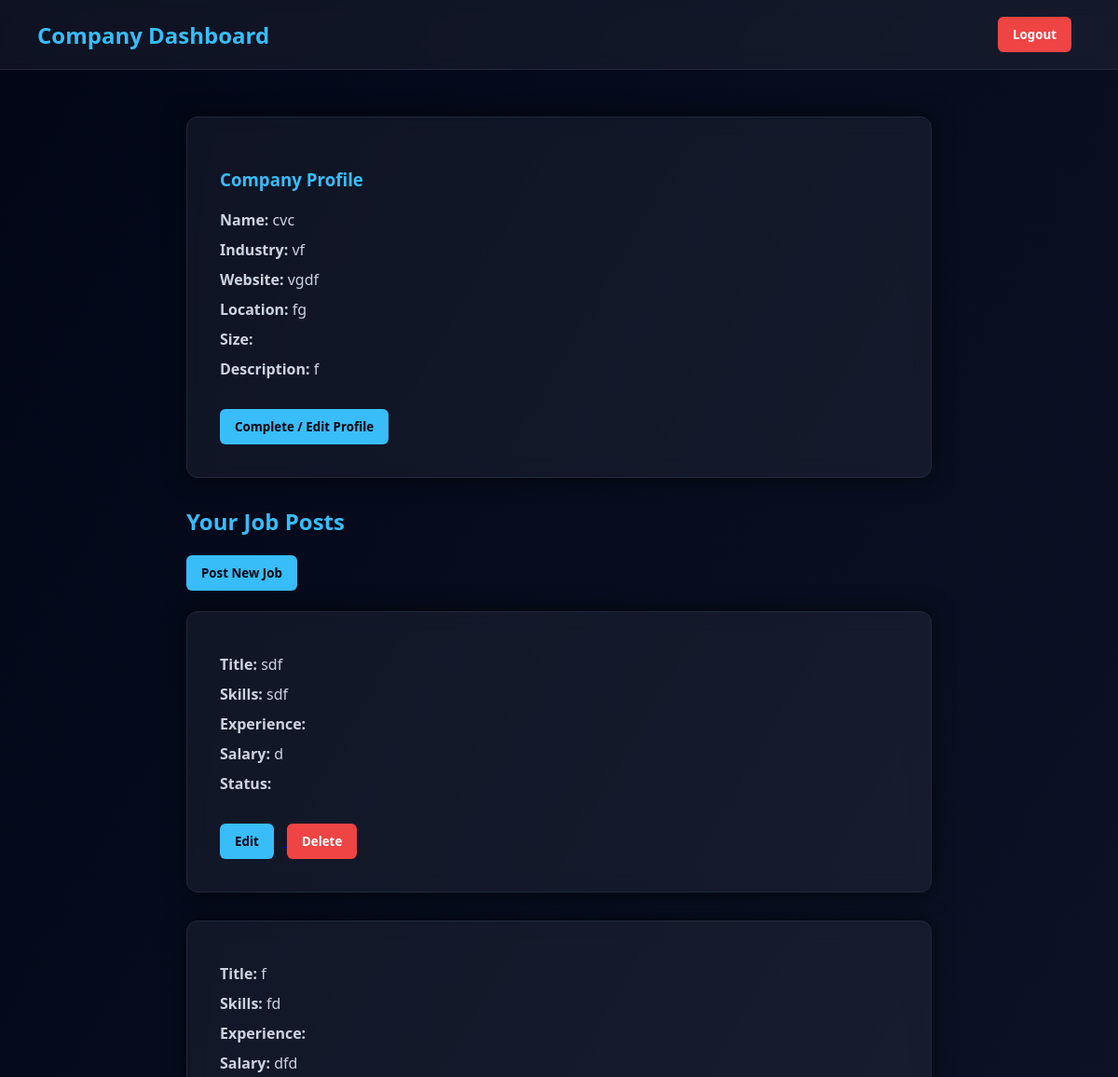
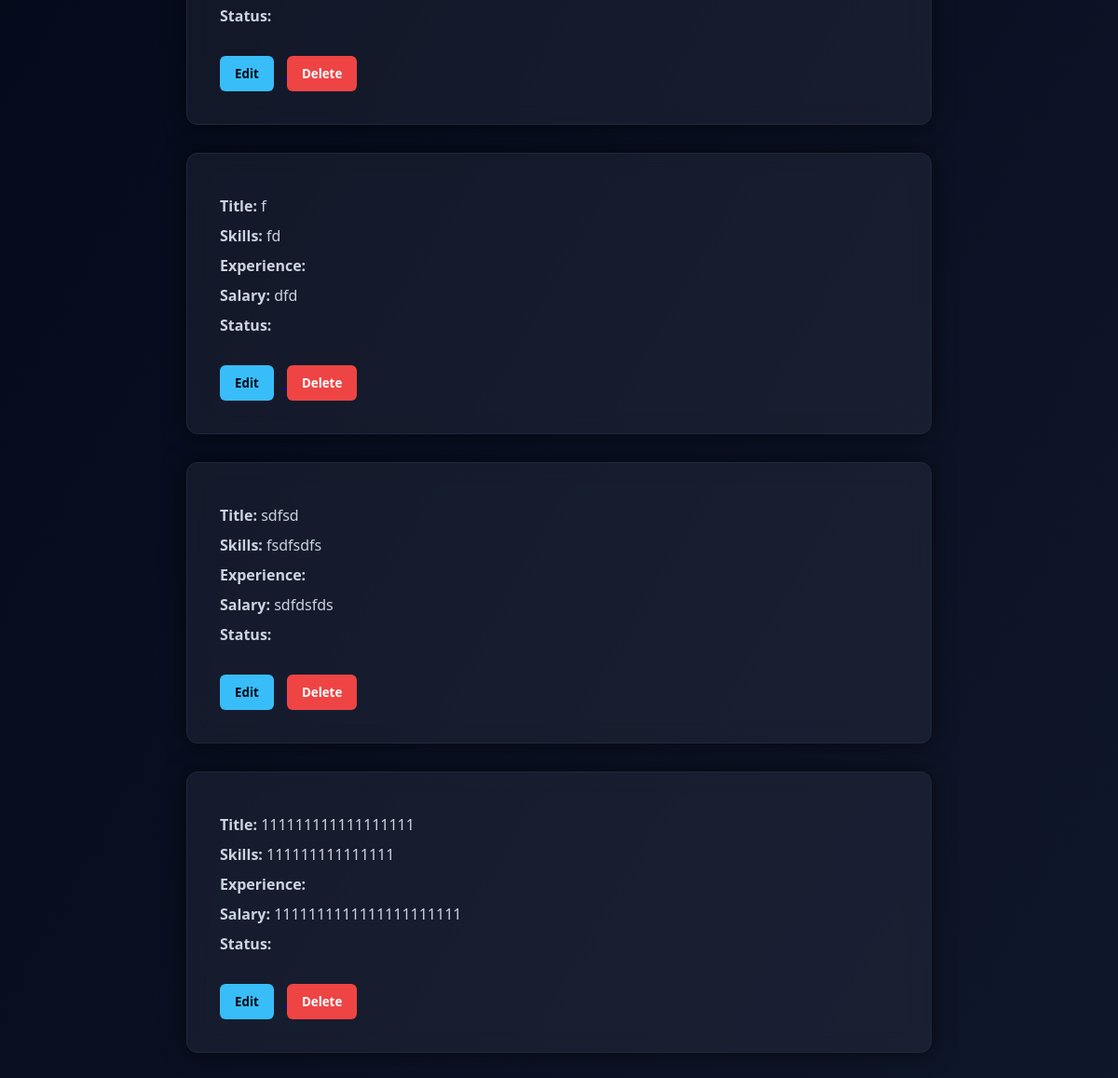
Before: /company_dashboard (signed in) with the older database file (2 pictures, top to bottom).
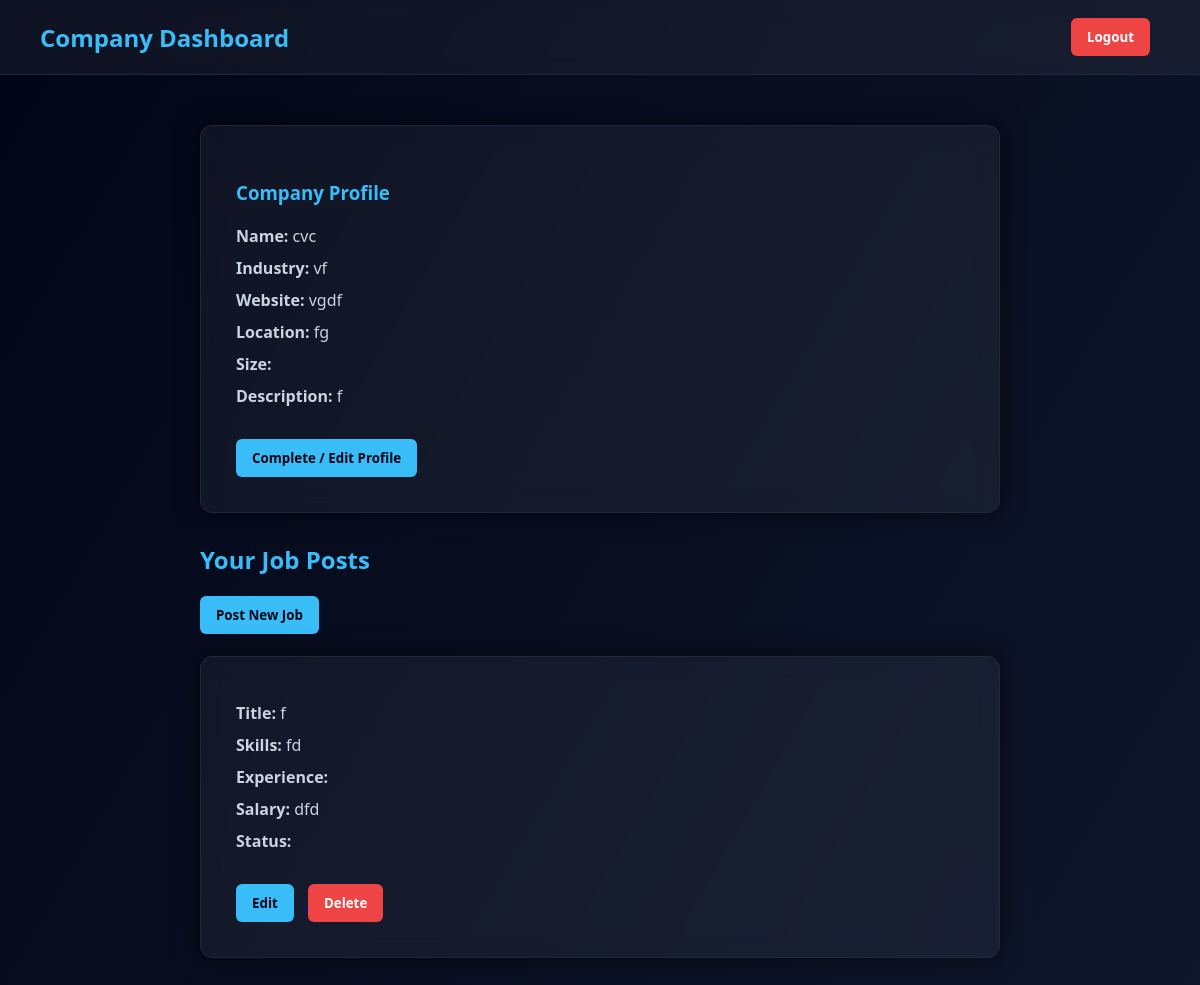
After: the same page with the newer database file.
### app.py (models this page shows)
class CompanyProfile(db.Model):
    __tablename__ = "company_profiles"
    id = db.Column(db.Integer, primary_key=True)
    user_id = db.Column(
        db.Integer,
        db.ForeignKey("users.id"),
        nullable=False,
        unique=True
    )
    company_name = db.Column(db.String(150))
    industry = db.Column(db.String(100))
    website = db.Column(db.String(150))
    description = db.Column(db.Text)
    location = db.Column(db.String(100))
    company_size = db.Column(db.String(50))
    user = db.relationship("User", back_populates="company_profile")
    jobs = db.relationship(
        "Job",
        back_populates="company",
        cascade="all, delete"
    )

class Job(db.Model):
    __tablename__ = "jobs"
    id = db.Column(db.Integer, primary_key=True)
    company_id = db.Column(
        db.Integer,
        db.ForeignKey("company_profiles.id"),
        nullable=False
    )
    title = db.Column(db.String(150))
    skills = db.Column(db.String(200))
    salary = db.Column(db.String(50))
    is_approved = db.Column(db.Boolean, default=False)
    is_closed = db.Column(db.Boolean, default=False)
    company = db.relationship("CompanyProfile", back_populates="jobs")
    applications = db.relationship(
        "Application",
        back_populates="job",
        cascade="all, delete"
    )

### app.py (the view)
@app.route("/company_dashboard")
def company_dashboard():
    if "user_id" not in session:
        return redirect("/login")
    company = CompanyProfile.query.filter_by(user_id=session["user_id"]).first()
    jobs = Job.query.filter_by(company_id=company.id).all()
    return render_template(
        "company_dashboard.html",
        company=company,
        jobs=jobs
    )

### templates/company_dashboard.html (shortened to what this page needs)
<!DOCTYPE html>
<html lang="en">
<head>
</head>
<body>
<div class="navbar">
    <h2>Company Dashboard</h2>
    <a href="/logout">
        <button class="btn logout">Logout</button>
    </a>
</div>
<div class="container">
    <div class="card">
        <h3>Company Profile</h3>
        {% if company.company_name %}
            <p><b>Name:</b> {{ company.company_name }}</p>
            <p><b>Industry:</b> {{ company.industry }}</p>
            <p><b>Website:</b> {{ company.website }}</p>
            <p><b>Location:</b> {{ company.location }}</p>
            <p><b>Size:</b> {{ company.company_size }}</p>
            <p><b>Description:</b> {{ company.description }}</p>
        {% else %}
            <p class="incomplete">⚠ Profile Incomplete</p>
        {% endif %}
        <br>
        <a href="/complete-company-profile">
            <button class="btn complete">Complete / Edit Profile</button>
        </a>
    </div>
    <h2 class="section-title">Your Job Posts</h2>
    <a href="/post-job">
        <button class="btn complete">Post New Job</button>
    </a>
    <br><br>
    {% for job in jobs %}
        <div class="card">
            <p><b>Title:</b> {{ job.title }}</p>
            <p><b>Skills:</b> {{ job.skills }}</p>
            <p><b>Experience:</b> {{ job.experience }}</p>
            <p><b>Salary:</b> {{ job.salary }}</p>
            <p><b>Status:</b> {{ job.status }}</p>
            <br>
            <a href="/edit-job/{{ job.id }}">
                <button class="btn complete">Edit</button>
            </a>
            <a href="/delete-job/{{ job.id }}">
                <button class="btn logout">Delete</button>
            </a>
        </div>
    {% endfor %}
</div>
</body>
</html>

### templates/company_dashboard.html (style rules this page uses)
* { box-sizing: border-box; font-family: "Segoe UI", Arial, sans-serif; }
body { margin: 0; background: linear-gradient(120deg, #020617, #0f172a); min-height: 100vh; color: #e2e8f0; }
.navbar { background: rgba(255,255,255,0.05); border-bottom: 1px solid #1e293b; backdrop-filter: blur(10px); padding: 18px 40px; display: flex; justify-content: space-between; align-items: center; }
.navbar h2 { color: #38bdf8; margin: 0; }
.container { padding: 50px; max-width: 900px; margin: auto; }
.card { width: 100%; background: rgba(255,255,255,0.05); border-radius: 12px; border: 1px solid #1e293b; backdrop-filter: blur(12px); box-shadow: 0 0 25px rgba(0,0,0,0.6); padding: 35px; margin-bottom: 30px; }
.card h3 { color: #38bdf8; margin-bottom: 20px; }
.card p { margin: 10px 0; color: #cbd5e1; }
.btn { padding: 10px 16px; border: none; border-radius: 6px; cursor: pointer; font-weight: bold; transition: 0.3s; margin-right: 10px; }
.complete { background: #38bdf8; color: #020617; }
.logout { background: #ef4444; color: white; }
.section-title { color: #38bdf8; margin-bottom: 20px; }

Changed rows visible on the page:
removed Job: title "sdf", skills "sdf", salary "d"
removed Job: title "f", skills "fd", salary "dfd"
removed Job: title "sdfsd", skills "fsdfsdfs", salary "sdfdsfds"
removed Job: title "111111111111111111", skills "111111111111111", salary "1111111111111111111111"
